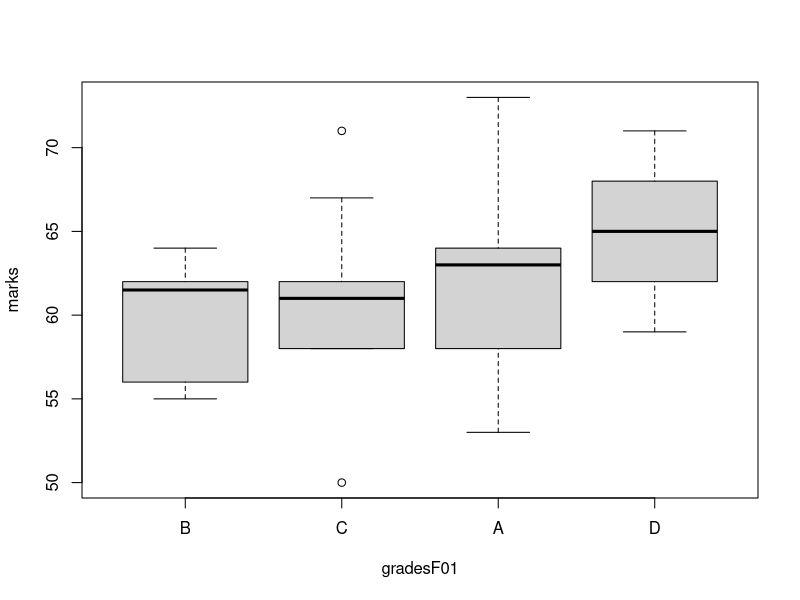
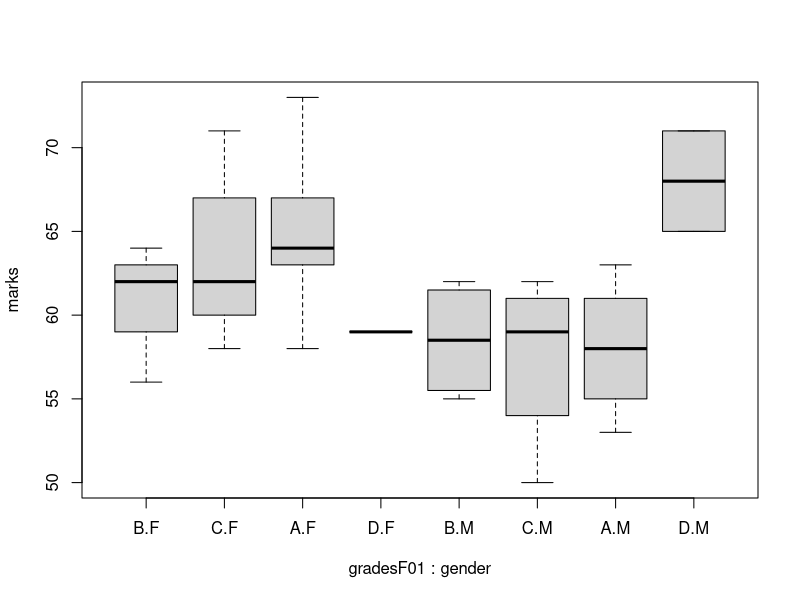
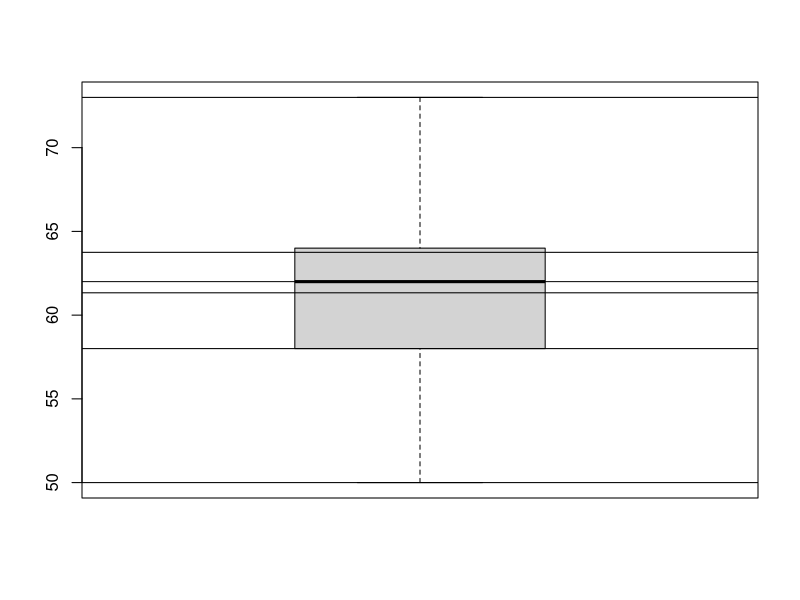

Write the R code that produced these figures, in order.
(grades = sample(c(LETTERS[1:4]), size = 30 ,replace = T ,prob=c(0.4,0.2,0.3,0.1)))

(gradesF = factor(grades))

summary(grades)

summary(gradesF)

table(grades)

table(gradesF)
class(gradesF)
(gradesF0 = factor(grades, ordered = T))
summary(gradesF0)
(gradesF01 = factor(grades, ordered=T, levels=c('B','C','A','D')))
summary(gradesF01)

(marks = ceiling(rnorm(30,60,5)))
(gender = factor(sample(c('M','F'),size = 30, replace= T)))
(student1 = data.frame(marks,gender ,gradesF01))
boxplot(marks ~ gradesF01, data=student1)
boxplot(marks ~ gradesF01 +gender , data=student1)

boxplot(marks)
summary(marks)
abline(h=summary(marks))
quantile(marks)
